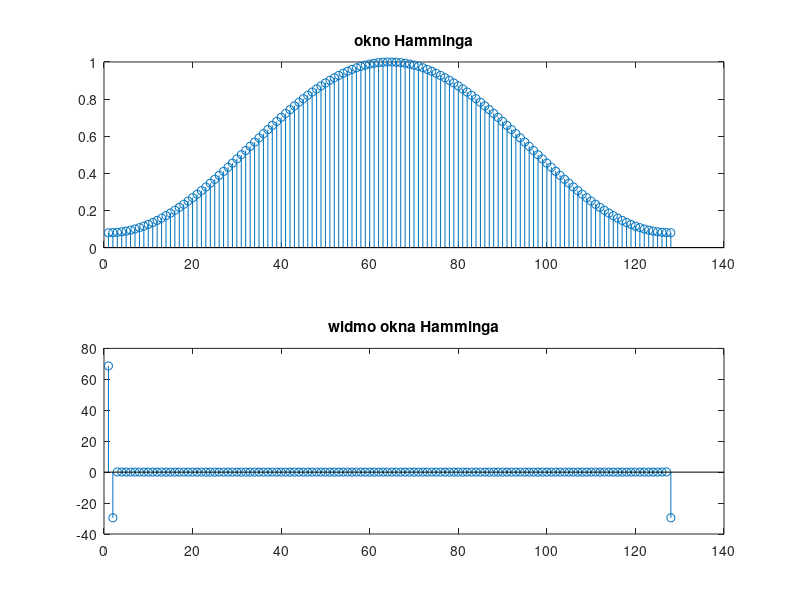
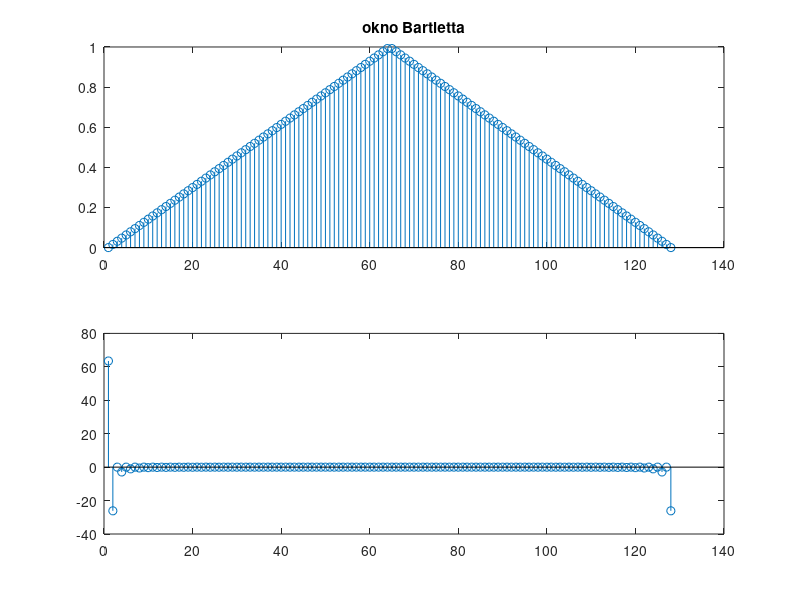
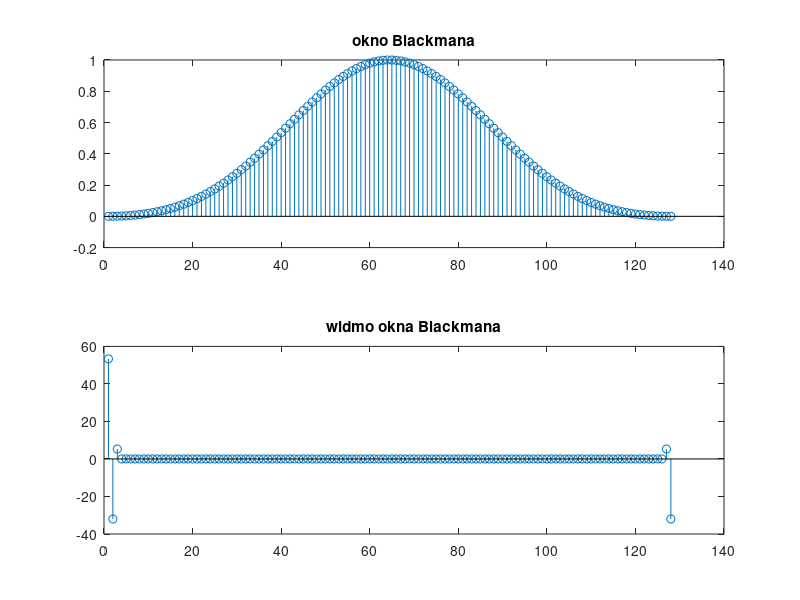

The MATLAB source for these figures, in order:
%okna

h = hamming(128);
hfft = fft(h);
b = bartlett(128);
bfft = fft(b);
b2 = blackman(128);
b2fft = fft(b2);


figure
subplot(211);
stem(h);
title("okno Hamminga");
subplot(212);
stem(hfft);
title("widmo okna Hamminga");

figure
subplot(211);
stem(b);
title("okno Bartletta");
subplot(212);
stem(bfft);

figure
title("widmo okna Bartletta");
subplot(211);
stem(b2);
title("okno Blackmana");
subplot(212);
stem(b2fft);
title("widmo okna Blackmana");
